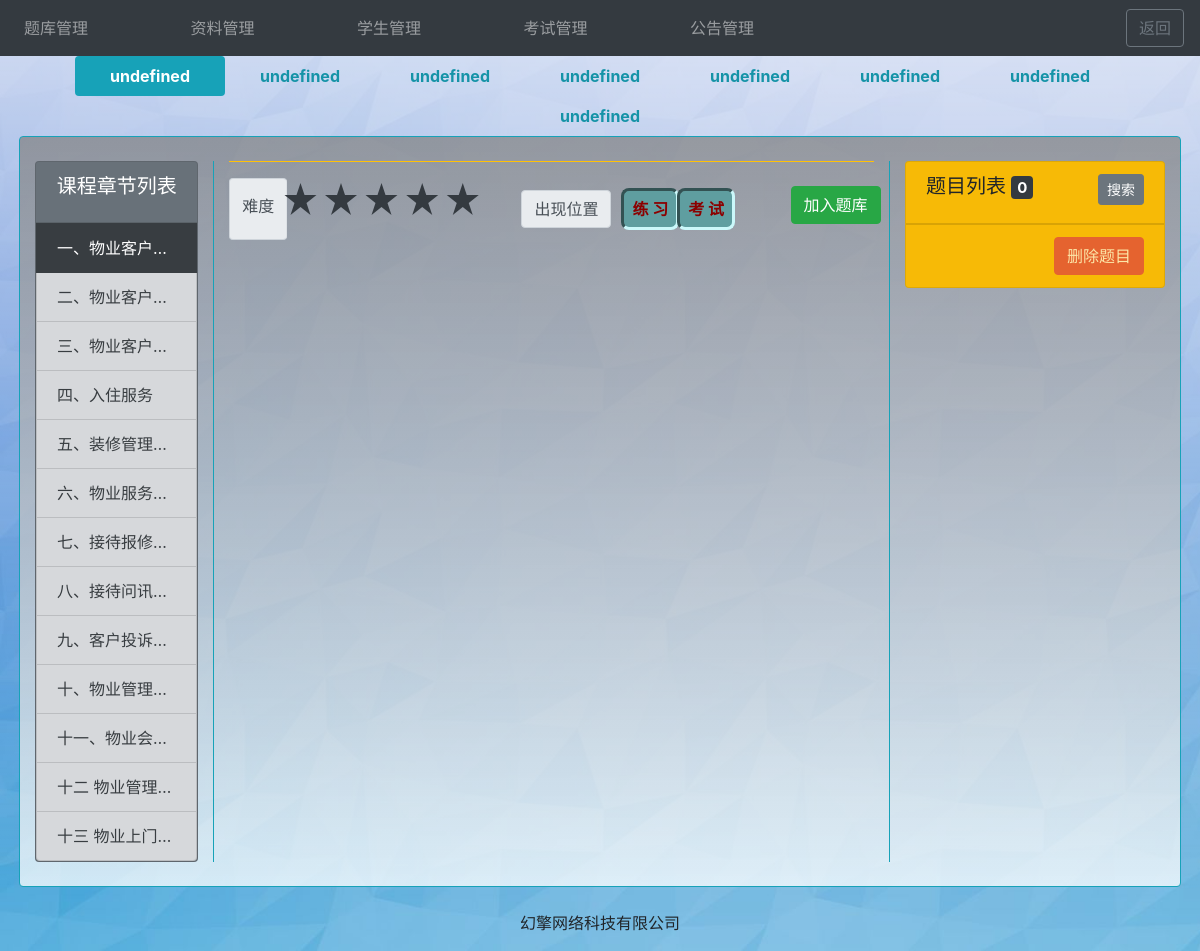
The app's page /course/questions/editor/ with its own data.
### CourseFunApp/models.py (models this page shows)
class Lesson(models.Model):
    description = models.CharField(max_length=MAX_CONTENT_LENGTH)

### CourseFunApp/views.py (the view)
# urls.py: path('questions/editor/', views.question_editor, name='question-editor' ),
def question_editor(request):
    course_html = get_lesson_list_html()
    return render(request=request, template_name="course/questionEditor.html",
                  context={"qTypeList": exam_sys.q_type_list, "course_html": course_html})

### CourseFunApp/views.py (called while the page is built)
def get_lesson_list_html():
    lesson_list = Lesson.objects.all().values('id', 'description')
    return loader.render_to_string(template_name="course/course_list.html", context={"lesson_list": lesson_list})

### Templates/course/course_list.html
{% for lesson in lesson_list %}
<button class="list-group-item list-group-item-action list-group-item-secondary inline-block text-truncate" id="course_{{lesson.id}}"
        onclick="onSectionClick(event)" onfocus="this.blur()"
        tabindex="-1"
        data-section={{lesson.id}} data-toggle="tooltip" data-placement="right" title="{{lesson.description}}" >{{lesson.description}}</button>
{% endfor %}

### Statics/css/edu/teacher/question-form.css (style rules this page uses)
body { background-image: url('/Statics/images/BGs/color-02.jpg'); background-size: cover; background-repeat: no-repeat; background-position: left top; background-attachment: fixed; }

### records on screen
Lesson: description "一、物业客户…"
Lesson: description "二、物业客户…"
Lesson: description "三、物业客户…"
Lesson: description "四、入住服务"
Lesson: description "五、装修管理…"
Lesson: description "六、物业服务…"
Lesson: description "七、接待报修…"
Lesson: description "八、接待问讯…"
Lesson: description "九、客户投诉…"
Lesson: description "十、物业管理…"
Lesson: description "十一、物业会…"
Lesson: description "十二 物业管理…"
Lesson: description "十三 物业上门…"
